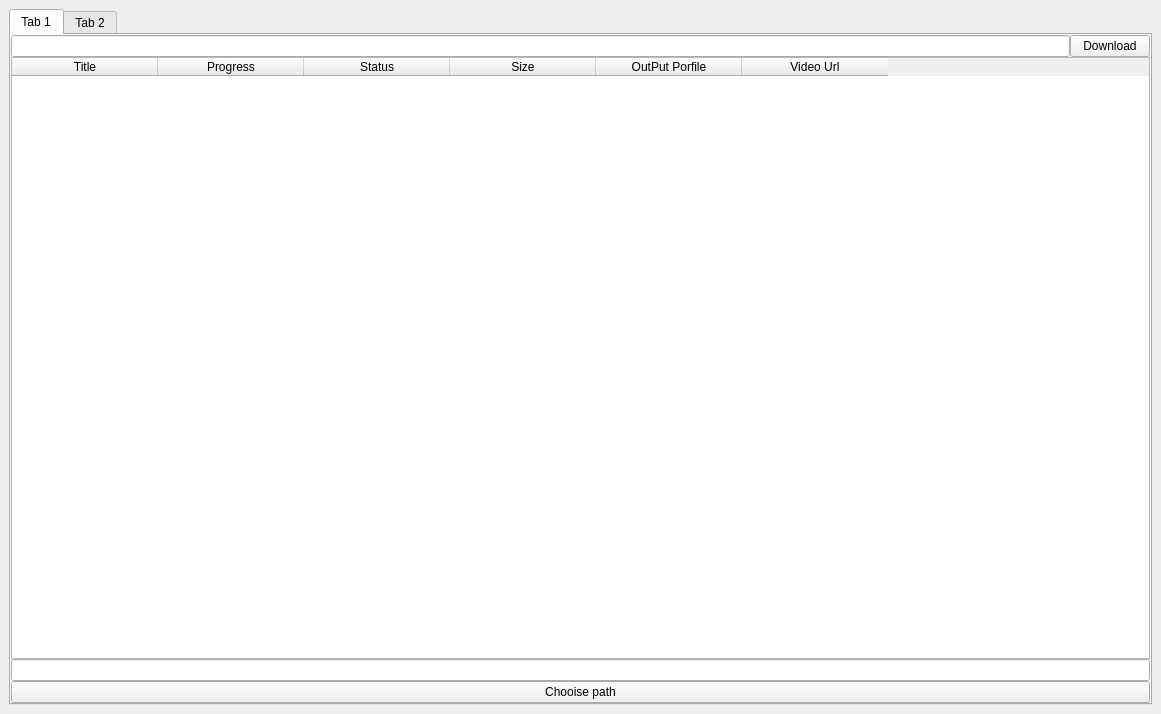
<?xml version="1.0" encoding="UTF-8"?>
<ui version="4.0">
 <class>MainWindow</class>
 <widget class="QMainWindow" name="MainWindow">
  <property name="geometry">
   <rect>
    <x>0</x>
    <y>0</y>
    <width>1161</width>
    <height>714</height>
   </rect>
  </property>
  <property name="windowTitle">
   <string>MainWindow</string>
  </property>
  <widget class="QWidget" name="centralwidget">
   <layout class="QVBoxLayout" name="verticalLayout">
    <item>
     <widget class="QTabWidget" name="tab_download">
      <property name="currentIndex">
       <number>0</number>
      </property>
      <widget class="QWidget" name="tab">
       <attribute name="title">
        <string>Tab 1</string>
       </attribute>
       <layout class="QVBoxLayout" name="verticalLayout_3">
        <property name="spacing">
         <number>0</number>
        </property>
        <property name="leftMargin">
         <number>0</number>
        </property>
        <property name="topMargin">
         <number>0</number>
        </property>
        <property name="rightMargin">
         <number>0</number>
        </property>
        <property name="bottomMargin">
         <number>0</number>
        </property>
        <item>
         <layout class="QVBoxLayout" name="verticalLayout_2">
          <item>
           <layout class="QHBoxLayout" name="horizontalLayout">
            <item>
             <widget class="QLineEdit" name="input_url_download"/>
            </item>
            <item>
             <widget class="QPushButton" name="button_download">
              <property name="text">
               <string>Download</string>
              </property>
             </widget>
            </item>
           </layout>
          </item>
          <item>
           <widget class="QTableWidget" name="tableWidget">
            <property name="gridStyle">
             <enum>Qt::SolidLine</enum>
            </property>
            <property name="sortingEnabled">
             <bool>false</bool>
            </property>
            <attribute name="horizontalHeaderCascadingSectionResizes">
             <bool>false</bool>
            </attribute>
            <attribute name="horizontalHeaderDefaultSectionSize">
             <number>146</number>
            </attribute>
            <attribute name="horizontalHeaderShowSortIndicator" stdset="0">
             <bool>false</bool>
            </attribute>
            <attribute name="verticalHeaderShowSortIndicator" stdset="0">
             <bool>false</bool>
            </attribute>
            <attribute name="verticalHeaderStretchLastSection">
             <bool>true</bool>
            </attribute>
            <column>
             <property name="text">
              <string>Title</string>
             </property>
            </column>
            <column>
             <property name="text">
              <string>Progress</string>
             </property>
            </column>
            <column>
             <property name="text">
              <string>Status</string>
             </property>
            </column>
            <column>
             <property name="text">
              <string>Size</string>
             </property>
            </column>
            <column>
             <property name="text">
              <string>OutPut Porfile</string>
             </property>
            </column>
            <column>
             <property name="text">
              <string>Video Url</string>
             </property>
            </column>
           </widget>
          </item>
          <item>
           <layout class="QHBoxLayout" name="horizontalLayout_2"/>
          </item>
          <item>
           <widget class="QLineEdit" name="input_path_save"/>
          </item>
          <item>
           <widget class="QPushButton" name="button_open_path">
            <property name="text">
             <string>Chooise path</string>
            </property>
           </widget>
          </item>
         </layout>
        </item>
       </layout>
      </widget>
      <widget class="QWidget" name="tab_2">
       <attribute name="title">
        <string>Tab 2</string>
       </attribute>
      </widget>
     </widget>
    </item>
   </layout>
  </widget>
 </widget>
 <resources/>
 <connections/>
</ui>
